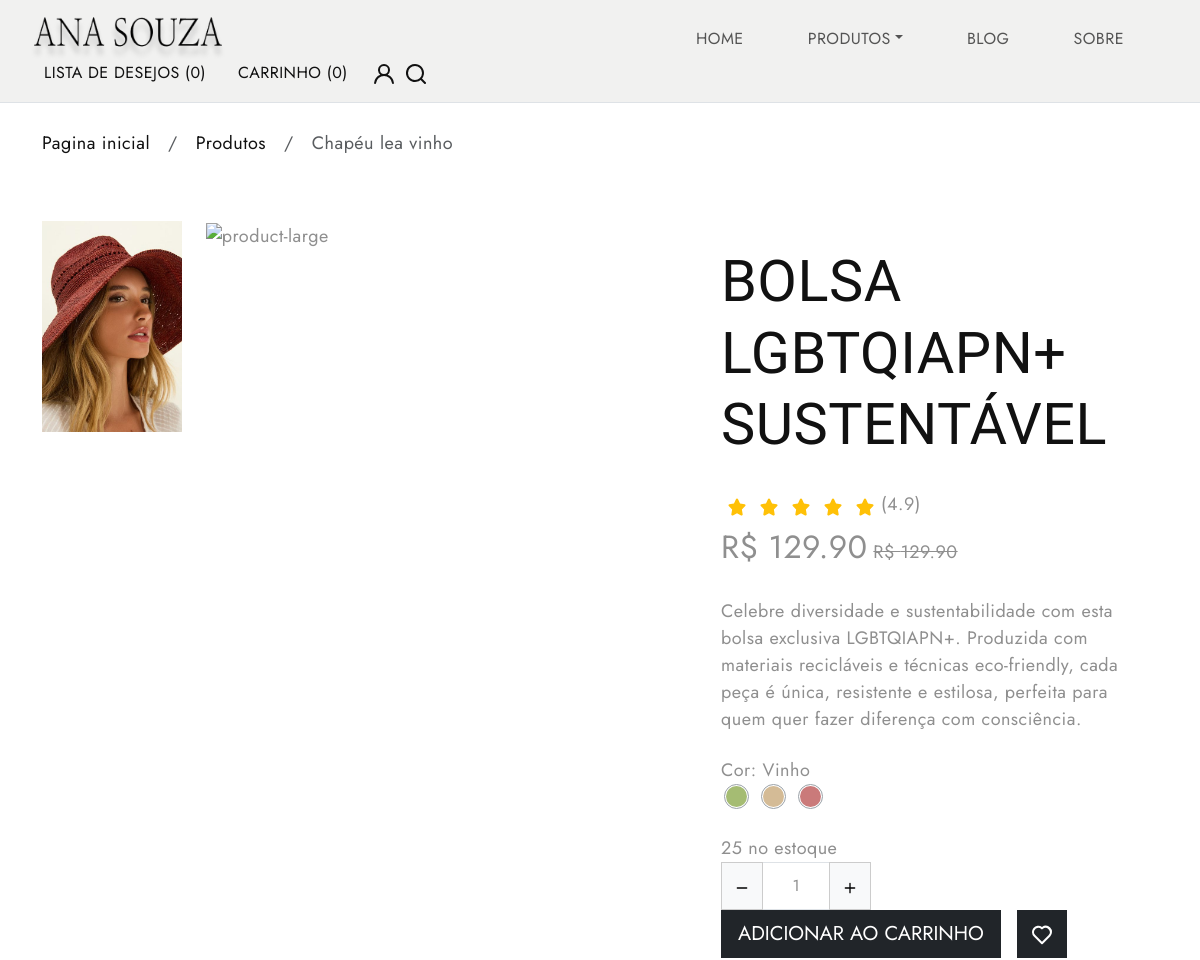
Before: /produto/1 (upper part) with the older database file.
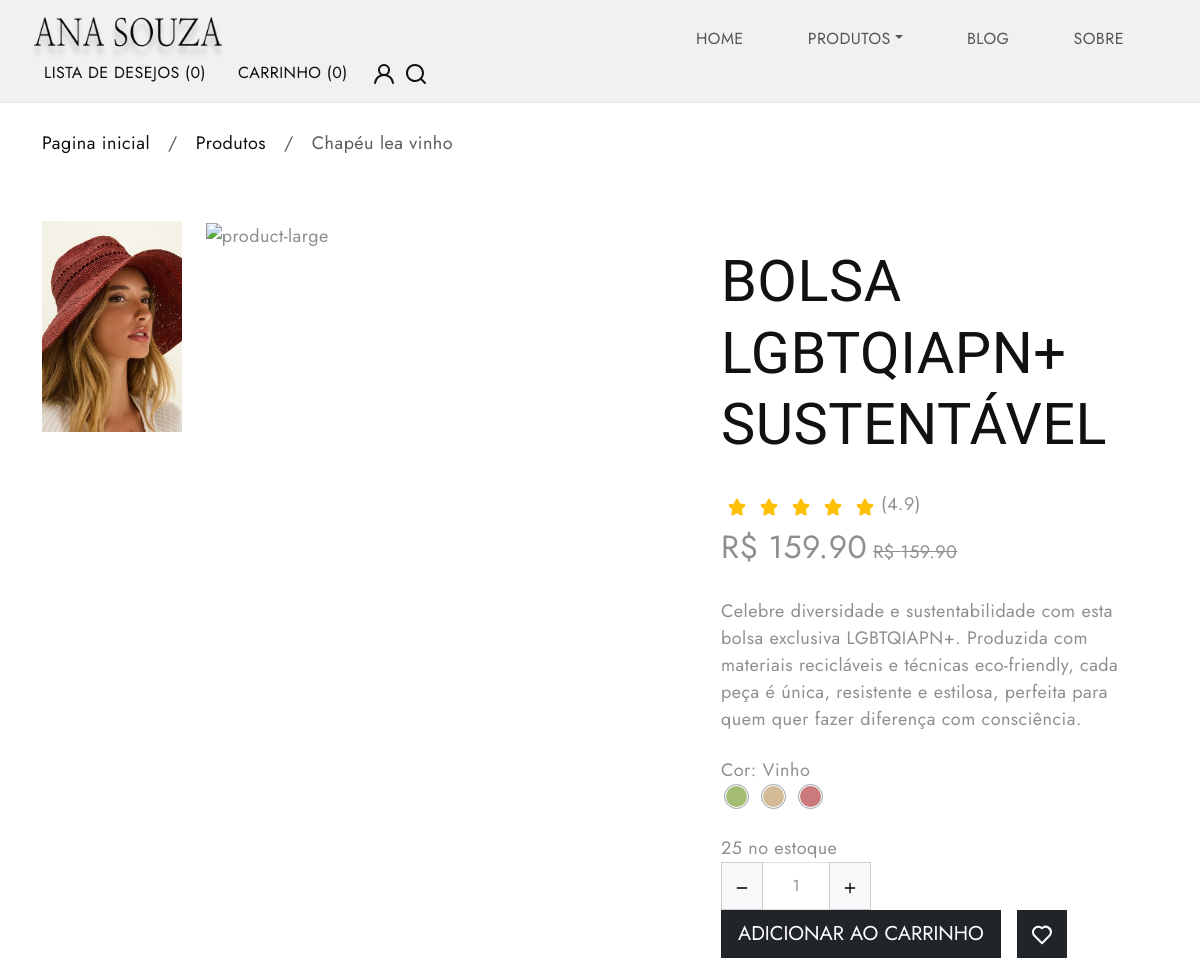
After: the same page with the newer database file.
### app.py (models this page shows)
class Produto(db.Model):
    id = db.Column(db.Integer, primary_key=True)
    nome = db.Column(db.String(100), nullable=False)
    descricao = db.Column(db.Text, nullable=False)
    preco = db.Column(db.Float, nullable=False)
    quantidade_estoque = db.Column(db.Integer, nullable=False)
    cor = db.Column(db.String(50))
    imagem = db.Column(db.String(200))  # caminho da imagem na pasta static

### app.py (the view)
@app.route('/produto/<int:id>')
def produto_detalhes(id):
    produto = Produto.query.get_or_404(id)
    lista_produtos = Produto.query.all()
    return render_template('product_details.html', produto=produto, produtos=lista_produtos)

### app.py (called while the page is built, shortened)
@app.context_processor
def inject_cart_count():
    carrinho = session.get('carrinho', {})
    cart_count = sum(carrinho.values())  # soma todas as quantidades
    return dict(cart_count=cart_count)

@app.context_processor
def inject_cart_data():
    carrinho = session.get('carrinho', {})
    produtos_carrinho = []
    total = 0
    return dict(produtos_carrinho=produtos_carrinho, total=total)

@app.context_processor
def inject_wishlist_count():
    wishlist_count = len(session.get('wishlist', []))
    return dict(wishlist_count=wishlist_count)

### templates/product_details.html (shortened to what the changed rows need)
<!DOCTYPE html>
<html lang="pt-BR">
<head>
  <link href="https://cdn.jsdelivr.net/npm/bootstrap@5.3.0-alpha3/dist/css/bootstrap.min.css" rel="stylesheet"
>
  <link rel="stylesheet" href="https://cdn.jsdelivr.net/npm/swiper@9/swiper-bundle.min.css" />
  <link rel="stylesheet" href="{{ url_for('static', filename='css/vendor.css') }}">
  <link rel="stylesheet" href="{{ url_for('static', filename='css/style.css') }}">
</head>
<body class="homepage">
  <br>
  <section id="product-detail" class="single-product py-5 no-padding-top">
      <div class="container">
        <div class="row g-5">
          <div class="col-md-7">
            <div class="row flex-column-reverse flex-lg-row">
              <div class="col-md-12 col-lg-9">
                <div class="swiper product-large-slider swiper-fade swiper-initialized swiper-horizontal swiper-watch-progress swiper-backface-hidden">
                  <div class="swiper-wrapper" id="swiper-wrapper-e0e102f910ff10ea87c" aria-live="polite">
                    <div class="swiper-slide swiper-slide-visible swiper-slide-active" role="group" aria-label="1 / 5" style="width: 467px; opacity: 1; transform: translate3d(0px, 0px, 0px);">
                      <div class="image-zoom" data-scale="2.5" data-image="{{ url_for('static', filename=produto.imagem) }}"><img src="{{ url_for('static', filename=produto.imagem) }}" alt="product-large" class="img-fluid"><div class="photo" style="background-image: url(&quot;{{ url_for('static', filename=produto.imagem) }}&quot;); transform: scale(1); transform-origin: 82.3519% 86.5445%;"></div></div>
                    </div>
                  </div>
                </div>
              </div>
            </div>
          </div>
          <div class="col-md-5">
            <div class="product-info">
              <div class="element-header">
                <h2 itemprop="name" class="product-title text-uppercase">{{ produto.nome }}</h2>
                <div class="rating-container d-flex align-items-center">
                  <div class="rating" data-rating="1" onclick="rate(1)">
                  </div>
                  <div class="rating" data-rating="2" onclick="rate(1)">
                  </div>
                  <div class="rating" data-rating="3" onclick="rate(1)">
                  </div>
                  <div class="rating" data-rating="4" onclick="rate(1)">
                  </div>
                  <div class="rating" data-rating="5" onclick="rate(1)">
                  </div>
                  <span class="rating-count">(4.9)</span>
                </div>
              </div>
              <div class="product-price">
                <span class="fs-2">R$ {{ "%.2f"|format(produto.preco) }}</span>
                <del>R$ {{ "%.2f"|format(produto.preco) }}</del>
              </div>
              <br>
                <p>
                  {{ produto.descricao }}
                </p>
              <div class="color-product-options mt-4">
                <div class="color-toggle" data-option-index="0">
                </div>
              </div>
              <div class="product-action mt-4">
                <div class="item-title">{{ produto.quantidade_estoque }} no estoque</div>
                <div class="product-quantity d-flex flex-wrap">
                  <div class="input-group product-qty me-3" style="max-width: 150px;">
                  </div>
                  <form action="{{ url_for('add_to_cart', id=produto.id) }}" method="get" style="display:inline;">
                  </form>
                  <button href="#" class="btn btn-dark wish-list-button bg-dark">
                  </button>
                </div>
              </div>
            </div>
          </div>
        </div>
      </div>
    </section>
</body>
</html>

Changed rows visible on the page:
changed Produto "BOLSA LGBTQIAPN+ SUSTENTÁVEL": preco "129.90" → "159.90"
